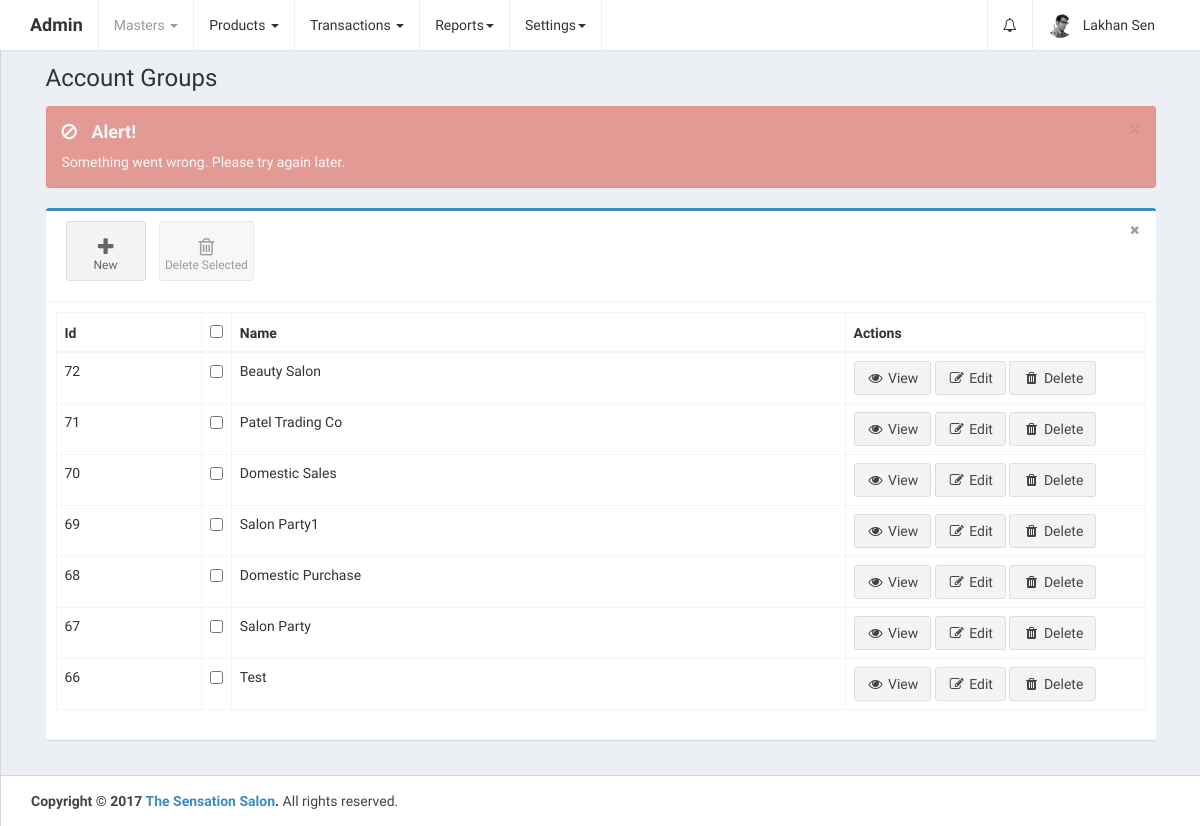
Page /home.php?controller=accountgroup&action=getall (signed in) on the earlier database version.
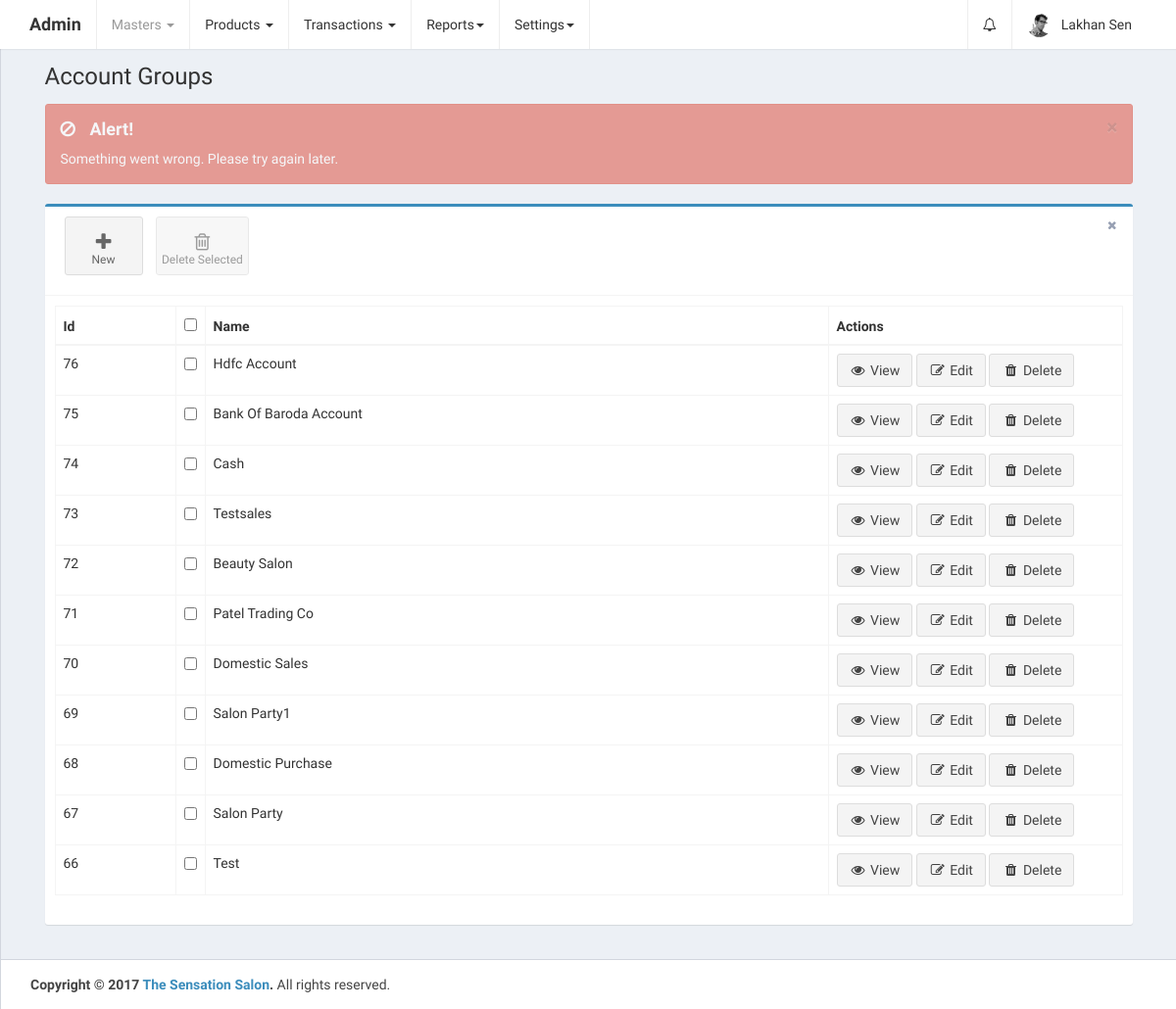
Same page on the later database version.
### tables this page shows
CREATE TABLE `account_groups` (
  `id` int(11) UNSIGNED NOT NULL,
  `parent_id` int(11) NOT NULL DEFAULT '0',
  `name` varchar(255) NOT NULL,
  `opening_balance` double DEFAULT NULL,
  `contact_person` varchar(255) DEFAULT NULL,
  `area` varchar(255) DEFAULT NULL,
  `city` varchar(255) DEFAULT NULL,
  `pincode` varchar(255) DEFAULT NULL,
  `gst_state_code_id` int(11) DEFAULT NULL,
  `email` varchar(255) DEFAULT NULL,
  `mobile1` varchar(255) DEFAULT NULL,
  `mobile2` varchar(255) DEFAULT NULL,
  `bank_name` varchar(255) DEFAULT NULL,
  `bank_branch` varchar(255) DEFAULT NULL,
  `ifsc_code` varchar(255) DEFAULT NULL,
  `bank_account_no` varchar(255) DEFAULT NULL,
  `pan` varchar(255) DEFAULT NULL,
  `gst_type_id` int(11) DEFAULT NULL,
  `gstin` varchar(255) DEFAULT NULL,
  `brand_ids` varchar(255) DEFAULT NULL,
  `is_default` tinyint(1) NOT NULL DEFAULT '0',
  `is_deleted` tinyint(1) DEFAULT '0',
  `created_at` datetime NOT NULL DEFAULT CURRENT_TIMESTAMP,
  `updated_at` datetime NOT NULL DEFAULT CURRENT_TIMESTAMP ON UPDATE CURRENT_TIMESTAMP
);

### controllers/AccountgroupController.php (called while the page is built, shortened)
<?php
class AccountgroupController {
    public $accountgroupobj;
    public function __construct() {
        require_once 'models/AccountGroup.php';
        $this->accountgroupobj = new AccountGroup();
    }
    public function getall() {
        $account_groups_res = $this->accountgroupobj->getall();
        if ($account_groups_res->num_rows > 0) {
            while ($account_group = $account_groups_res->fetch_assoc()) {
                $account_group['name'] = ucwords($account_group['name']);
                $account_groups[] = $account_group;
            }
        }
        require_once APP_DIR . '/views/layout.php';
    }
}
?>

### home.php (called while the page is built, shortened)
<?php
require_once 'config/database.php';
require_once 'config/routes.php';
?>

### models/AccountGroup.php (called while the page is built, shortened)
<?php
class AccountGroup {
    public $conn;
    public function __construct() {
        $db = new Database();
        $this->conn = $db->connect();
    }
    public function getall() {
        $account_groups = $this->conn->query('SELECT * FROM account_groups WHERE is_deleted!="1" ORDER BY id DESC');
        return $account_groups;
    }
}
?>

### config/Database.php (called while the page is built)
<?php
class Database {
    public function connect() {
        $conn = new mysqli('localhost', 'root', '', 'thesensationbeautycentre');
        if ($conn->connect_error) {
            die("Connection failed: " . $conn->connect_error);
        } else {
            return $conn;
        }
    }
}
?>

### views/account_groups.php (the view, shortened to what the changed rows need)
<link rel="stylesheet" href="public/plugins/datatables/dataTables.bootstrap.css">
<div class="row">
    <div class="col-xs-12">
        <div class="box box-primary">
            <div class="box-body">
                <div class="table-responsive">
                    <table id="ac_groups_table" class="table table-bordered table-hover" role="grid" aria-describedby="ac_groups_table_info">
                        <thead>
                            <tr>
                                <th>Id</th>
                                <th data-orderable="false" width="20px">
                                    <input type="checkbox" class="select-all">
                                </th>
                                <th>Name</th>
                                <th data-orderable="false" width="300px">Actions</th>
                            </tr>
                        </thead>
                        <?php
                        if (isset($account_groups)) {
                            if (count($account_groups) > 0) {
                                ?>
                                <tbody>
                                    <?php
                                    foreach ($account_groups as $account_group) {
                                        if ($account_group['is_default'] == '0') {
                                            ?>
                                            <tr id="tr_<?php echo $account_group['id']; ?>">
                                                <td><?php echo $account_group['id']; ?></td>
                                                <td>
                                                    <input type="checkbox" name="select_ac_groups[]" data-id="<?php echo $account_group['id']; ?>">
                                                </td>
                                                <td><?php echo ucwords($account_group['name']); ?></td>
                                                <td>
                                                    <a href="?controller=accountgroup&action=get&id=<?php echo $account_group['id']; ?>" class="btn btn-default"><i class="fa fa-fw fa-eye"></i> View</a>
                                                    <a href="?controller=accountgroup&action=update&id=<?php echo $account_group['id']; ?>" class="btn btn-default"><i class="fa fa-fw fa-pencil-square-o"></i> Edit</a>
                                                    <a href="" class="delete btn btn-default" data-id="<?php echo $account_group['id']; ?>"><i class="fa fa-fw fa-trash"></i> Delete</a>
                                                </td>
                                            </tr>
                                            <?php
                                        }
                                    }
                                    ?>
                                </tbody>
                                <?php
                            }
                        }
                        ?>
                    </table>
                </div>
            </div>
        </div>
    </div>
</div>

Differences in the rows shown:
added account_groups: id "76", name "Hdfc Account"
added account_groups: id "75", name "Bank Of Baroda Account"
added account_groups: id "74", name "Cash"
added account_groups: id "73", name "Testsales"
